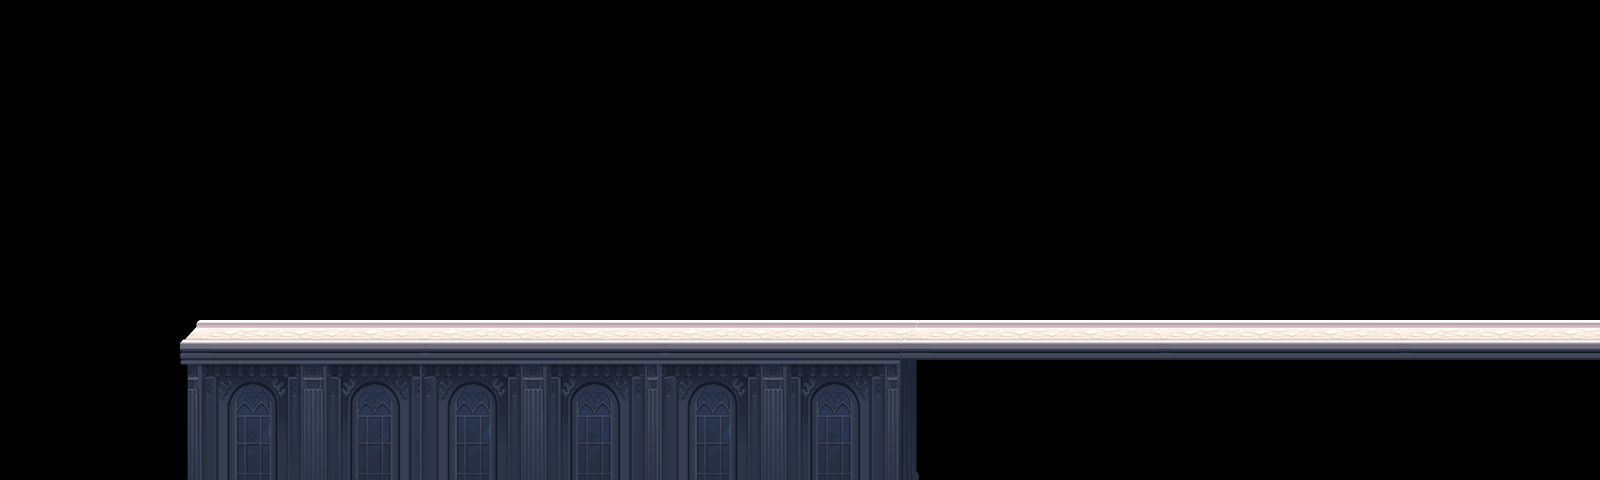

This game map was drawn from its Tiled (.tmx) file and the tilesets committed beside it. A one-line description and the trimmed map source follow:
An orthogonal 80x12 tile map with 20x40 px tiles, 2 tile layers (块层 1, 块层 2) and 29 objects.

<map version="1.0" orientation="orthogonal" width="80" height="12" tilewidth="20" tileheight="40">
 <tileset firstgid="1" name="road" tilewidth="20" tileheight="40">
  <image source="road.png" width="280" height="188" />
 </tileset>
 <layer name="块层 1" width="80" height="12">
  <data>[960 cells, 148 non-empty, 56 distinct tile ids]</data>
 </layer>
 <layer name="块层 2" width="80" height="12">
  <data>[960 cells, 35 non-empty, 13 distinct tile ids]</data>
 </layer>
 <objectgroup name="collision" width="80" height="12">
  <object x="190" y="333" width="1413" height="146" />
 </objectgroup>
 <objectgroup name="items" width="80" height="12">
  <object x="400" y="320" />
  <object x="460" y="320" />
  <object x="520" y="320" />
  <object x="580" y="320" />
  <object x="620" y="280" />
  <object x="660" y="240" />
  <object x="740" y="240" />
  <object x="700" y="200" />
  <object x="760" y="280" />
  <object x="800" y="320" />
  <object x="840" y="320" />
  <object x="880" y="320" />
  <object x="920" y="320" />
  <object x="960" y="320" />
  <object x="1000" y="320" />
  <object x="1580" y="320" />
  <object x="1460" y="320" />
  <object x="1400" y="240" />
  <object x="1500" y="320" />
  <object x="1240" y="320" />
  <object x="1540" y="320" />
  <object x="1320" y="240" />
  <object x="1180" y="320" />
  <object x="1360" y="200" />
  <object x="1120" y="320" />
  <object x="1420" y="280" />
  <object x="1060" y="320" />
  <object x="1280" y="280" />
 </objectgroup>
 <objectgroup name="enemy" width="80" height="12" />
 <objectgroup name="up" width="80" height="12" />
</map>
